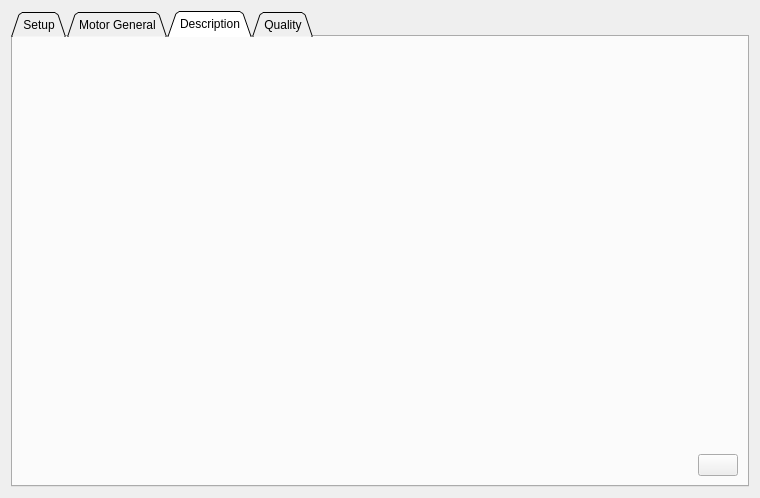
<?xml version="1.0" encoding="UTF-8"?>
<ui version="4.0">
 <class>PageMotorInfo</class>
 <widget class="QWidget" name="PageMotorInfo">
  <property name="geometry">
   <rect>
    <x>0</x>
    <y>0</y>
    <width>760</width>
    <height>498</height>
   </rect>
  </property>
  <property name="windowTitle">
   <string>Form</string>
  </property>
  <layout class="QVBoxLayout" name="verticalLayout">
   <item>
    <widget class="QTabWidget" name="tabWidget">
     <property name="tabShape">
      <enum>QTabWidget::Triangular</enum>
     </property>
     <property name="currentIndex">
      <number>2</number>
     </property>
     <widget class="QWidget" name="tab_4">
      <attribute name="title">
       <string>Setup</string>
      </attribute>
      <layout class="QVBoxLayout" name="verticalLayout_5">
       <item>
        <widget class="ParamTable" name="setupTab"/>
       </item>
      </layout>
     </widget>
     <widget class="QWidget" name="tab">
      <attribute name="title">
       <string>Motor General</string>
      </attribute>
      <layout class="QVBoxLayout" name="verticalLayout_3">
       <item>
        <widget class="ParamTable" name="generalTab"/>
       </item>
      </layout>
     </widget>
     <widget class="QWidget" name="tab_2">
      <attribute name="title">
       <string>Description</string>
      </attribute>
      <layout class="QVBoxLayout" name="verticalLayout_2">
       <item>
        <widget class="MRichTextEdit" name="descriptionEdit" native="true">
         <property name="sizePolicy">
          <sizepolicy hsizetype="Preferred" vsizetype="MinimumExpanding">
           <horstretch>0</horstretch>
           <verstretch>0</verstretch>
          </sizepolicy>
         </property>
        </widget>
       </item>
       <item>
        <layout class="QHBoxLayout" name="horizontalLayout">
         <item>
          <spacer name="horizontalSpacer">
           <property name="orientation">
            <enum>Qt::Horizontal</enum>
           </property>
           <property name="sizeHint" stdset="0">
            <size>
             <width>40</width>
             <height>20</height>
            </size>
           </property>
          </spacer>
         </item>
         <item>
          <widget class="QPushButton" name="descriptionHelpButton">
           <property name="text">
            <string/>
           </property>
           <property name="icon">
            <iconset resource="../res.qrc">
             <normaloff>:/res/icons/Help-96.png</normaloff>:/res/icons/Help-96.png</iconset>
           </property>
          </widget>
         </item>
        </layout>
       </item>
      </layout>
     </widget>
     <widget class="QWidget" name="tab_3">
      <attribute name="title">
       <string>Quality</string>
      </attribute>
      <layout class="QVBoxLayout" name="verticalLayout_4">
       <item>
        <widget class="QSplitter" name="splitter">
         <property name="orientation">
          <enum>Qt::Vertical</enum>
         </property>
         <widget class="ParamTable" name="qualityTab"/>
         <widget class="MRichTextEdit" name="qualityEdit" native="true"/>
        </widget>
       </item>
      </layout>
     </widget>
    </widget>
   </item>
  </layout>
 </widget>
 <customwidgets>
  <customwidget>
   <class>ParamTable</class>
   <extends>QTableWidget</extends>
   <header>widgets/paramtable.h</header>
  </customwidget>
  <customwidget>
   <class>MRichTextEdit</class>
   <extends>QWidget</extends>
   <header>widgets/mrichtextedit.h</header>
   <container>1</container>
  </customwidget>
 </customwidgets>
 <resources>
  <include location="../res.qrc"/>
 </resources>
 <connections/>
</ui>
